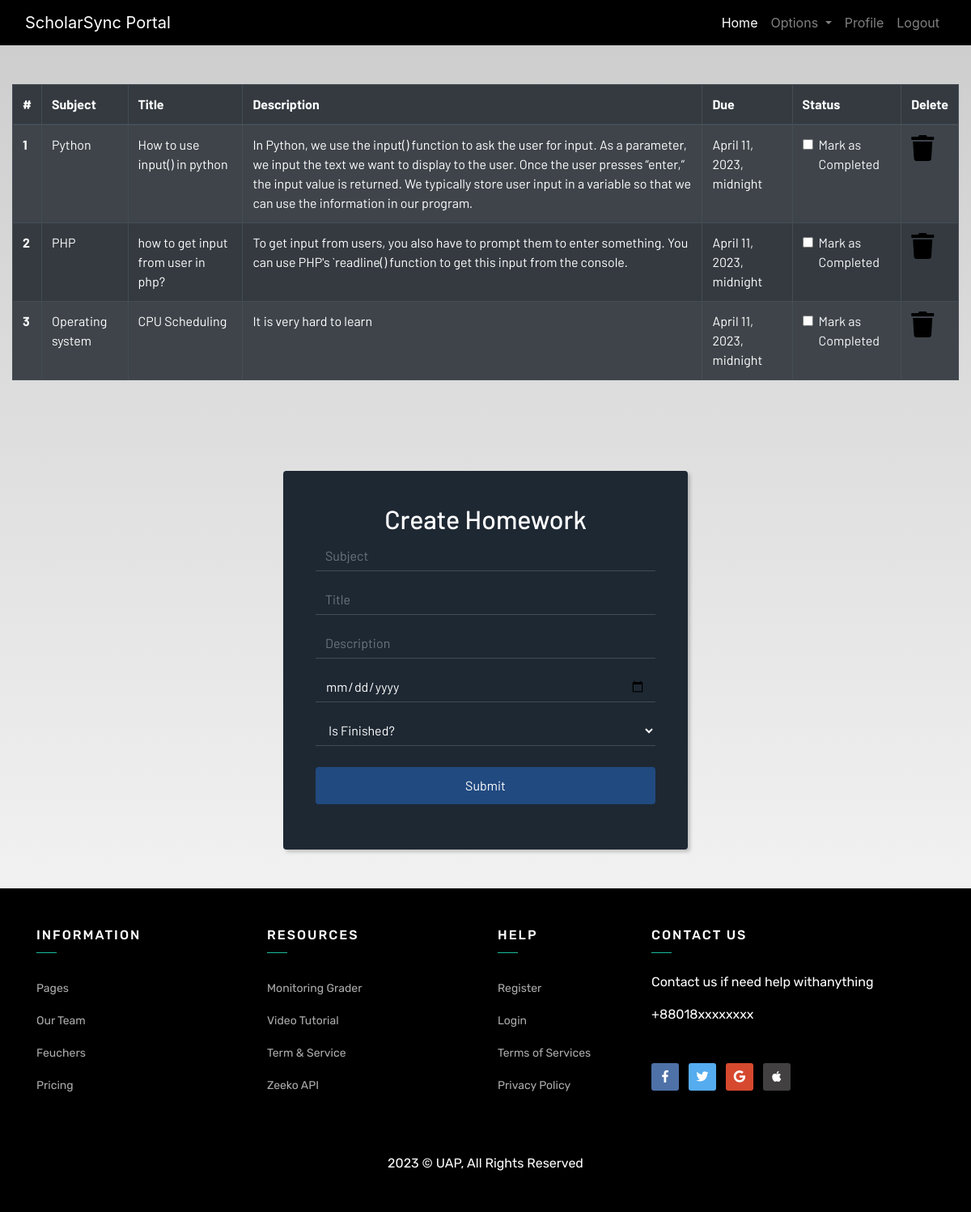
Screenshot of /homework/ (signed in) with the database file from the repository.
### dashboard/models.py (models this page shows, shortened)
class Homework(models.Model):
    user = models.ForeignKey(User, on_delete=models.CASCADE)
    subject = models.CharField(max_length=50)
    title = models.CharField(max_length=100)
    description = models.TextField()
    date = models.DateTimeField()
    is_finished = models.BooleanField(default=False)

### dashboard/views.py (the view, shortened to what this page needs)
# urls.py: path('homework/', views.homework, name="homework"),
@login_required
def homework(request):
    homeworks = Homework.objects.filter(user=request.user)
    homework_done = len(homeworks) == 0
    return render(request, 'homework.html', {'homeworks':homeworks, 'homework_done':homework_done})

### template/homework.html (shortened to what this page needs)
{% extends 'base.html' %}
{% load static %}
{% block content %}
<div class="container-fluid py-5">
    {% if not homework_done %}
    <table class="table table-striped table-bordered table-hover table-dark">
        <thead>
            <tr>
                <th scope="col">#</th>
                <th scope="col">Subject</th>
                <th scope="col">Title</th>
                <th scope="col">Description</th>
                <th scope="col">Due</th>
                <th scope="col">Status</th>
                <th scope="col">Delete</th>
            </tr>
        </thead>
        <tbody>
            {% for homework in homeworks %}
            <tr>
                <th scope="row">{{ forloop.counter }}</th>
                <td>{{ homework.subject }}</td>
                <td>{{ homework.title }}</td>
                <td>{{ homework.description }}</td>
                <td>{{ homework.date }}</td>
                <td>
                    <a href="{% url 'update-homework'  homework.id %}">
                        <div class="form-check">
                            {% if homework.is_finished == True %}
                                <input class="form-check-input" type="checkbox" value="" checked>
                            {% else %}
                                <input class="form-check-input" type="checkbox" value="">
                            {% endif %}
                            <label class="form-check-label text-light" for="flexCheckDefault">
                                Mark as Completed
                            </label>
                        </div>
                    </a>
                </td>
                <td><a href="{% url 'delete-homework' homework.id %}"><i class="fa fa-trash fa-2x"></i></a></td>
            </tr>
            {% endfor %}
        </tbody>
    </table>
    {% else %}
        <h4>All homeworks are completed!! Create to have more!!</h4>
    {% endif %}
</div>
<div class="login-dark my-5 d-flex justify-content-center">
    <form method="POST">
        <h2 class="text-center">Create Homework</h2>
        <div class="form-group">
            <input class="form-control" type="text" name="subject" placeholder="Subject">
        </div>
        <div class="form-group">
            <input class="form-control" type="text" name="title" placeholder="Title">
        </div>
        <div class="form-group">
            <input class="form-control" type="text" name="description" placeholder="Description">
        </div>
        <div class="form-group">
            <input class="form-control" type="date" name="due" placeholder="Date">
        </div>
        <div class="form-group">
            <select class="form-control mb-4" name="is_finished" aria-label="Default select example" required>
                <option selected>Is Finished?</option>
            </select>
        </div>
        <div class="form-group">
            <button class="btn btn-primary btn-block">Submit</button>
        </div>
    </form>
</div>
{% endblock content %}

### static/css/main.css (style rules this page uses)
html { scroll-behavior: smooth; height: 100%; width: 100%; }
a { text-decoration: none !important; color: black; }
html, body { max-width: 100%; overflow-x: hidden; height: 100%; width: 100%; }
body { background: linear-gradient(rgba(0, 0, 0, 0.2), rgba(255, 255, 255, 0.5)); overflow-x: hidden; background-repeat: no-repeat; }
.fa { color: black; }

### template/homework.html (style rules this page uses)
.login-dark form { max-width: 500px; width: 90%; background-color: #1e2833; padding: 40px; border-radius: 4px; color: #fff; box-shadow: 3px 3px 4px rgba(0,0,0,0.2); }
.login-dark form .form-control { background: none; border: none; border-bottom: 1px solid #434a52; border-radius: 0; box-shadow: none; outline: none; color: inherit; }
.login-dark form .btn-primary { background: #214a80; border: none; border-radius: 4px; padding: 11px; box-shadow: none; margin-top: 26px; text-shadow: none; outline: none; }
table tr td a { cursor: pointer !important; color: primary !important; }

### rows the page displays
Homework: subject "Python", title "How to use input() in python", description "In Python, we use the input() function to ask the user for input. As a parameter, we input the text we want to display to the user. Once the user presses “enter,” the input value is returned. We typically store user input in a variable so that we can use the information in our program.", date "April 11, 2023, midnight"
Homework: subject "PHP", title "how to get input from user in php?", description "To get input from users, you also have to prompt them to enter something. You can use PHP's `readline() function to get this input from the console.", date "April 11, 2023, midnight"
Homework: subject "Operating system", title "CPU Scheduling", description "It is very hard to learn", date "April 11, 2023, midnight"
